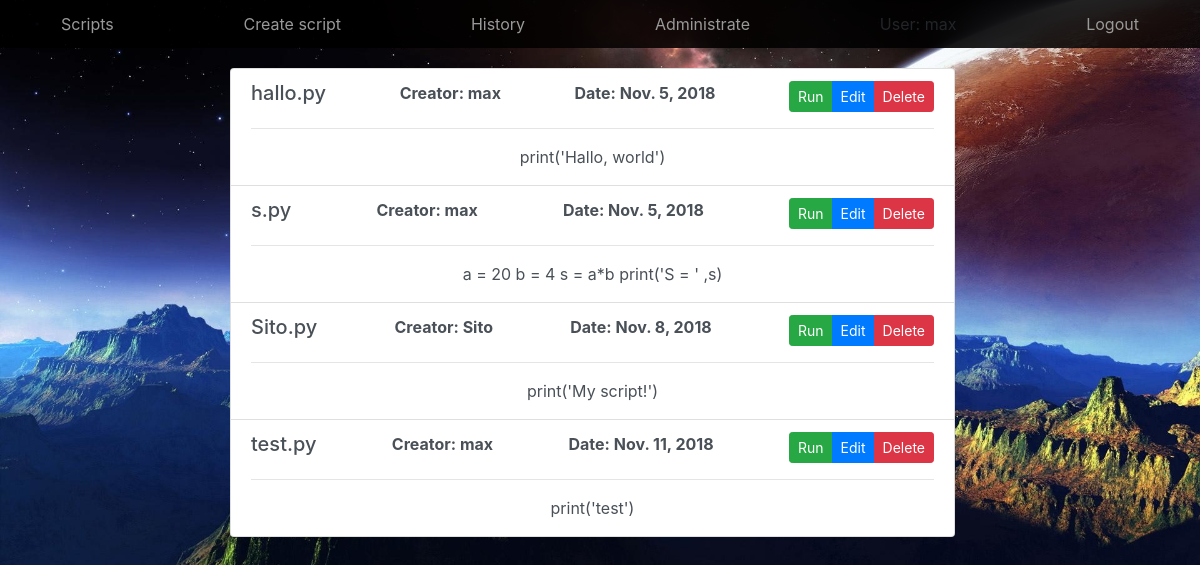
Page /scripts/ (signed in) on the earlier database version.
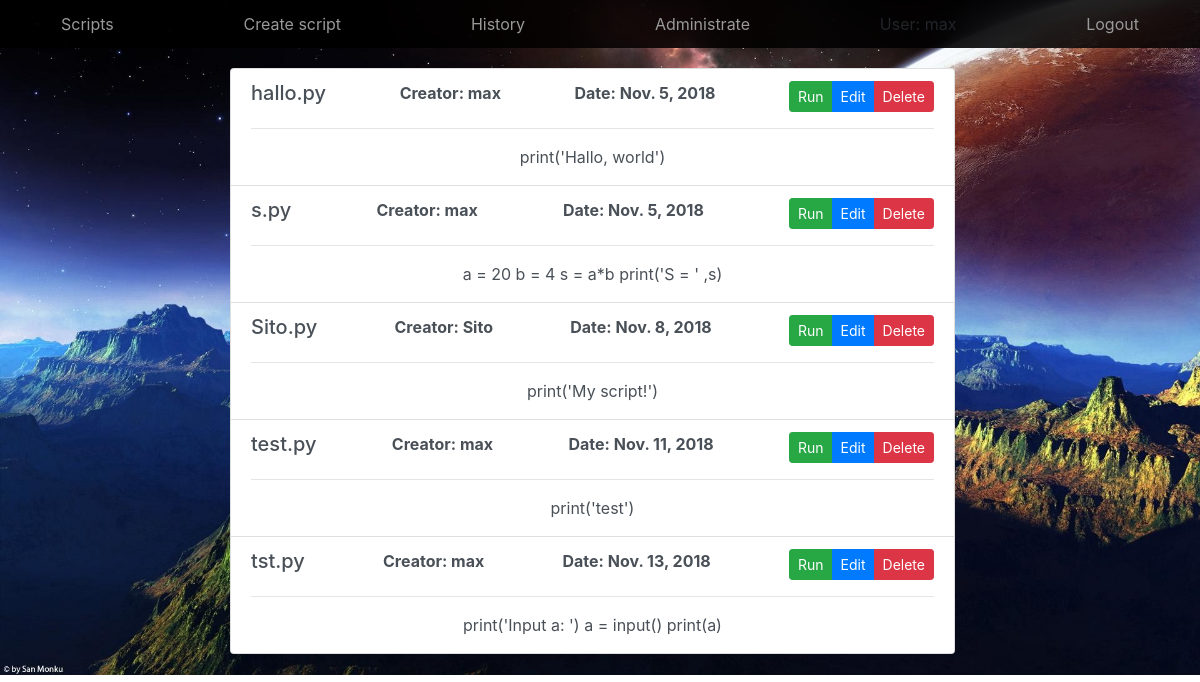
Same page on the later database version.
### Script/models.py (models this page shows)
class script(models.Model):
    creator = models.ForeignKey(User, on_delete=models.CASCADE, default=None)
    script_name = models.CharField(max_length=40, unique=True, db_index=True, primary_key=True)
    script = models.TextField()
    create_date = models.DateField(default=str(datetime.datetime.now())[:10])
    def __str__(self):
        return self.script_name

### Script/views.py (the view)
# urls.py: path('scripts/', Scripts, name='Scripts'),
@login_required
def Scripts(request):
    elements = script.objects.all()
    context = {
        'Scripts': elements
    }
    return render(request, 'Scripts.html', context)

### Script/templates/Scripts.html (shortened to what this page needs)
{% extends 'home.html' %}
{% block content %}
<div class="container text-center" style="margin-top: 20px;">
     <div class="list-group col-lg-8 list_line">
            {% for script in Scripts %}
          <li  class="list-group-item list-group-item-action  align-items-start">
            <div class="d-flex w-100 justify-content-between">
                    <h5 class="mb-1">{{ script.script_name }}</h5>
                    <b>Creator: {{ script.creator }}</b>
                    <b>Date: {{ script.create_date }}</b>
                  <div class="btn-group btn-group-sm" role="group">
                      <a href="run/{{ script.script_name }}" type='' class="btn btn-success" >Run</a>
                      <a href="edit/{{ script.script_name }}" type='' class="btn btn-primary" >Edit</a>
                      <button type="submit" id="script" class="btn btn-danger open-modal" name="remove"  value="{{ script }}" onclick="ViewModal(this)">Delete</button>
                    </div>
            </div>
              <hr>
              <p class="mb-1">{{ script.script }}</p>
          </li>
        {% endfor %}
     </div>
</div>
{% endblock %}

Differences in the rows shown:
added script: script_name "tst.py", creator "max", create_date "Nov. 13, 2018", script "print('Input a: ') a = input() print(a)"
